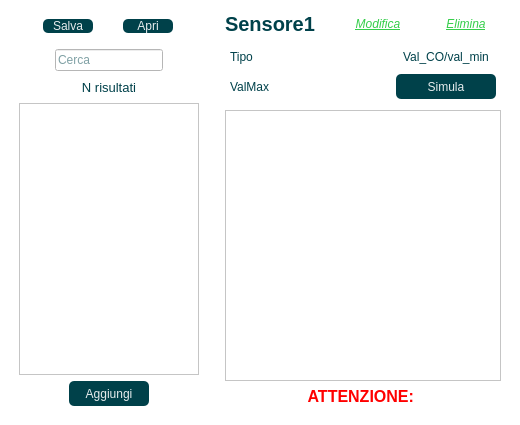
<?xml version="1.0" encoding="UTF-8"?>
<ui version="4.0">
 <class>MainWindow</class>
 <widget class="QMainWindow" name="MainWindow">
  <property name="geometry">
   <rect>
    <x>0</x>
    <y>0</y>
    <width>520</width>
    <height>425</height>
   </rect>
  </property>
  <property name="sizePolicy">
   <sizepolicy hsizetype="Expanding" vsizetype="Expanding">
    <horstretch>0</horstretch>
    <verstretch>0</verstretch>
   </sizepolicy>
  </property>
  <property name="minimumSize">
   <size>
    <width>520</width>
    <height>410</height>
   </size>
  </property>
  <property name="maximumSize">
   <size>
    <width>16777215</width>
    <height>16777215</height>
   </size>
  </property>
  <property name="windowTitle">
   <string>MainWindow</string>
  </property>
  <property name="styleSheet">
   <string notr="true">background-color: rgb(255, 255, 255);
color: rgb(0, 65, 74);</string>
  </property>
  <property name="locale">
   <locale language="Italian" country="Italy"/>
  </property>
  <property name="animated">
   <bool>true</bool>
  </property>
  <property name="tabShape">
   <enum>QTabWidget::Rounded</enum>
  </property>
  <widget class="QWidget" name="centralwidget">
   <property name="sizePolicy">
    <sizepolicy hsizetype="Expanding" vsizetype="Expanding">
     <horstretch>0</horstretch>
     <verstretch>0</verstretch>
    </sizepolicy>
   </property>
   <property name="minimumSize">
    <size>
     <width>520</width>
     <height>410</height>
    </size>
   </property>
   <property name="sizeIncrement">
    <size>
     <width>0</width>
     <height>0</height>
    </size>
   </property>
   <property name="autoFillBackground">
    <bool>false</bool>
   </property>
   <property name="styleSheet">
    <string notr="true"/>
   </property>
   <property name="locale">
    <locale language="Italian" country="Italy"/>
   </property>
   <layout class="QVBoxLayout" name="verticalLayout_2">
    <item>
     <layout class="QHBoxLayout" name="horizontalLayout_3">
      <property name="sizeConstraint">
       <enum>QLayout::SetNoConstraint</enum>
      </property>
      <item>
       <layout class="QVBoxLayout" name="verticalLayout_5">
        <property name="sizeConstraint">
         <enum>QLayout::SetNoConstraint</enum>
        </property>
        <property name="leftMargin">
         <number>10</number>
        </property>
        <property name="topMargin">
         <number>10</number>
        </property>
        <property name="rightMargin">
         <number>10</number>
        </property>
        <property name="bottomMargin">
         <number>10</number>
        </property>
        <item>
         <layout class="QHBoxLayout" name="horizontalLayout" stretch="0,0">
          <property name="sizeConstraint">
           <enum>QLayout::SetNoConstraint</enum>
          </property>
          <property name="leftMargin">
           <number>0</number>
          </property>
          <property name="topMargin">
           <number>0</number>
          </property>
          <property name="rightMargin">
           <number>0</number>
          </property>
          <property name="bottomMargin">
           <number>10</number>
          </property>
          <item>
           <widget class="QPushButton" name="Salva">
            <property name="maximumSize">
             <size>
              <width>50</width>
              <height>16777215</height>
             </size>
            </property>
            <property name="toolTip">
             <string/>
            </property>
            <property name="toolTipDuration">
             <number>-1</number>
            </property>
            <property name="styleSheet">
             <string notr="true">color: rgb(230, 236, 237);
background-color: rgb(0, 65, 74);
border-radius: 5px;
padding: 0.4em;</string>
            </property>
            <property name="locale">
             <locale language="Italian" country="Italy"/>
            </property>
            <property name="text">
             <string>Salva</string>
            </property>
            <property name="flat">
             <bool>false</bool>
            </property>
           </widget>
          </item>
          <item>
           <widget class="QPushButton" name="Apri">
            <property name="maximumSize">
             <size>
              <width>50</width>
              <height>16777215</height>
             </size>
            </property>
            <property name="layoutDirection">
             <enum>Qt::LeftToRight</enum>
            </property>
            <property name="styleSheet">
             <string notr="true">color: rgb(230, 236, 237);
background-color: rgb(0, 65, 74);
border-radius: 5px;
padding: 0.4em;</string>
            </property>
            <property name="locale">
             <locale language="Italian" country="Italy"/>
            </property>
            <property name="text">
             <string>Apri</string>
            </property>
           </widget>
          </item>
         </layout>
        </item>
        <item alignment="Qt::AlignHCenter">
         <widget class="QLineEdit" name="campoRicerca">
          <property name="maximumSize">
           <size>
            <width>16777215</width>
            <height>16777215</height>
           </size>
          </property>
          <property name="locale">
           <locale language="Italian" country="Italy"/>
          </property>
          <property name="maxLength">
           <number>18</number>
          </property>
          <property name="placeholderText">
           <string>Cerca</string>
          </property>
         </widget>
        </item>
        <item alignment="Qt::AlignHCenter">
         <widget class="QLabel" name="EsitoRicerca">
          <property name="minimumSize">
           <size>
            <width>90</width>
            <height>20</height>
           </size>
          </property>
          <property name="maximumSize">
           <size>
            <width>100</width>
            <height>20</height>
           </size>
          </property>
          <property name="font">
           <font>
            <pointsize>10</pointsize>
           </font>
          </property>
          <property name="locale">
           <locale language="Italian" country="Italy"/>
          </property>
          <property name="text">
           <string>N risultati</string>
          </property>
          <property name="alignment">
           <set>Qt::AlignCenter</set>
          </property>
          <property name="margin">
           <number>0</number>
          </property>
         </widget>
        </item>
        <item alignment="Qt::AlignHCenter">
         <widget class="QScrollArea" name="elencoSensori">
          <property name="minimumSize">
           <size>
            <width>180</width>
            <height>250</height>
           </size>
          </property>
          <property name="maximumSize">
           <size>
            <width>250</width>
            <height>500</height>
           </size>
          </property>
          <property name="styleSheet">
           <string notr="true"/>
          </property>
          <property name="locale">
           <locale language="Italian" country="Italy"/>
          </property>
          <property name="widgetResizable">
           <bool>true</bool>
          </property>
          <widget class="QWidget" name="scrollAreaWidgetContents_2">
           <property name="geometry">
            <rect>
             <x>0</x>
             <y>0</y>
             <width>178</width>
             <height>252</height>
            </rect>
           </property>
          </widget>
         </widget>
        </item>
        <item alignment="Qt::AlignHCenter">
         <widget class="QPushButton" name="addSensore">
          <property name="minimumSize">
           <size>
            <width>80</width>
            <height>25</height>
           </size>
          </property>
          <property name="maximumSize">
           <size>
            <width>100</width>
            <height>16777215</height>
           </size>
          </property>
          <property name="font">
           <font>
            <pointsize>9</pointsize>
           </font>
          </property>
          <property name="layoutDirection">
           <enum>Qt::LeftToRight</enum>
          </property>
          <property name="autoFillBackground">
           <bool>false</bool>
          </property>
          <property name="styleSheet">
           <string notr="true">color: rgb(230, 236, 237);
background-color: rgb(0, 65, 74);
border-radius: 5px;
padding: 0.3em;</string>
          </property>
          <property name="locale">
           <locale language="Italian" country="Italy"/>
          </property>
          <property name="text">
           <string>Aggiungi</string>
          </property>
         </widget>
        </item>
       </layout>
      </item>
      <item>
       <layout class="QVBoxLayout" name="verticalLayout_7">
        <property name="sizeConstraint">
         <enum>QLayout::SetNoConstraint</enum>
        </property>
        <property name="leftMargin">
         <number>10</number>
        </property>
        <property name="topMargin">
         <number>0</number>
        </property>
        <property name="rightMargin">
         <number>10</number>
        </property>
        <property name="bottomMargin">
         <number>10</number>
        </property>
        <item>
         <layout class="QHBoxLayout" name="horizontalLayout_4">
          <item>
           <widget class="QLabel" name="TitoloSensore">
            <property name="minimumSize">
             <size>
              <width>100</width>
              <height>30</height>
             </size>
            </property>
            <property name="maximumSize">
             <size>
              <width>200</width>
              <height>30</height>
             </size>
            </property>
            <property name="font">
             <font>
              <pointsize>15</pointsize>
              <bold>true</bold>
             </font>
            </property>
            <property name="text">
             <string>Sensore1</string>
            </property>
            <property name="scaledContents">
             <bool>true</bool>
            </property>
           </widget>
          </item>
          <item>
           <widget class="QPushButton" name="editSensore">
            <property name="minimumSize">
             <size>
              <width>50</width>
              <height>25</height>
             </size>
            </property>
            <property name="maximumSize">
             <size>
              <width>100</width>
              <height>30</height>
             </size>
            </property>
            <property name="font">
             <font>
              <italic>true</italic>
              <underline>true</underline>
              <strikeout>false</strikeout>
             </font>
            </property>
            <property name="styleSheet">
             <string notr="true">color: rgb(53, 206, 74);</string>
            </property>
            <property name="text">
             <string>Modifica</string>
            </property>
            <property name="flat">
             <bool>true</bool>
            </property>
           </widget>
          </item>
          <item>
           <widget class="QPushButton" name="deleteSensore">
            <property name="minimumSize">
             <size>
              <width>50</width>
              <height>25</height>
             </size>
            </property>
            <property name="maximumSize">
             <size>
              <width>70</width>
              <height>30</height>
             </size>
            </property>
            <property name="font">
             <font>
              <italic>true</italic>
              <underline>true</underline>
             </font>
            </property>
            <property name="styleSheet">
             <string notr="true">color: rgb(53, 206, 74);</string>
            </property>
            <property name="text">
             <string>Elimina</string>
            </property>
            <property name="flat">
             <bool>true</bool>
            </property>
           </widget>
          </item>
         </layout>
        </item>
        <item>
         <layout class="QGridLayout" name="gridLayout">
          <property name="leftMargin">
           <number>5</number>
          </property>
          <property name="topMargin">
           <number>5</number>
          </property>
          <property name="rightMargin">
           <number>5</number>
          </property>
          <property name="bottomMargin">
           <number>5</number>
          </property>
          <property name="horizontalSpacing">
           <number>20</number>
          </property>
          <property name="verticalSpacing">
           <number>10</number>
          </property>
          <item row="1" column="1">
           <widget class="QLabel" name="campoComune">
            <property name="text">
             <string>Val_CO/val_min</string>
            </property>
            <property name="alignment">
             <set>Qt::AlignCenter</set>
            </property>
           </widget>
          </item>
          <item row="2" column="0">
           <widget class="QLabel" name="ValoreMassimo">
            <property name="text">
             <string>ValMax</string>
            </property>
            <property name="alignment">
             <set>Qt::AlignLeading|Qt::AlignLeft|Qt::AlignVCenter</set>
            </property>
           </widget>
          </item>
          <item row="2" column="1">
           <widget class="QPushButton" name="simulate">
            <property name="minimumSize">
             <size>
              <width>50</width>
              <height>25</height>
             </size>
            </property>
            <property name="maximumSize">
             <size>
              <width>100</width>
              <height>30</height>
             </size>
            </property>
            <property name="styleSheet">
             <string notr="true">color: rgb(230, 236, 237);
background-color: rgb(0, 65, 74);
border-radius: 5px;
padding: 0.3em;</string>
            </property>
            <property name="text">
             <string>Simula</string>
            </property>
           </widget>
          </item>
          <item row="1" column="0">
           <widget class="QLabel" name="tipoSensore">
            <property name="text">
             <string>Tipo</string>
            </property>
            <property name="alignment">
             <set>Qt::AlignLeading|Qt::AlignLeft|Qt::AlignVCenter</set>
            </property>
           </widget>
          </item>
         </layout>
        </item>
        <item>
         <widget class="QGraphicsView" name="graphicsView">
          <property name="styleSheet">
           <string notr="true"/>
          </property>
          <property name="sizeAdjustPolicy">
           <enum>QAbstractScrollArea::AdjustToContents</enum>
          </property>
          <property name="renderHints">
           <set>QPainter::TextAntialiasing</set>
          </property>
          <property name="resizeAnchor">
           <enum>QGraphicsView::NoAnchor</enum>
          </property>
         </widget>
        </item>
        <item>
         <widget class="QLabel" name="warningText">
          <property name="font">
           <font>
            <pointsize>12</pointsize>
            <bold>true</bold>
           </font>
          </property>
          <property name="styleSheet">
           <string notr="true">color: rgb(255, 0, 0);</string>
          </property>
          <property name="text">
           <string>ATTENZIONE: </string>
          </property>
          <property name="alignment">
           <set>Qt::AlignCenter</set>
          </property>
          <property name="wordWrap">
           <bool>true</bool>
          </property>
         </widget>
        </item>
       </layout>
      </item>
     </layout>
    </item>
   </layout>
  </widget>
 </widget>
 <resources/>
 <connections/>
</ui>
